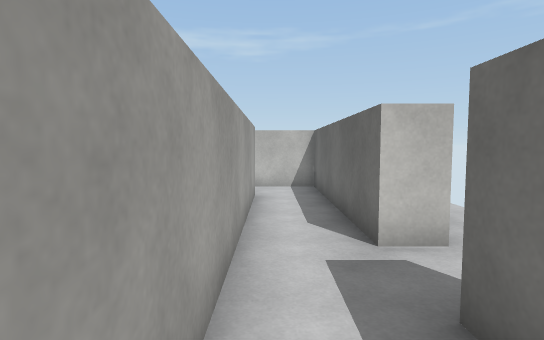
[1] (above)

20 first-person views from a walk through a Unity game level. The camera is 1.4 m above the floor, tilts 4° down and sees 80° across. The floor is counted in squares, 1 m on a side. Each view is taken from the middle of a square. On the plan, view 1 faces up. The plan holds only what a view shows up to about 15 squares ahead; the rest is blank. Surface patterns are stand-ins for the level's own textures.

[2]
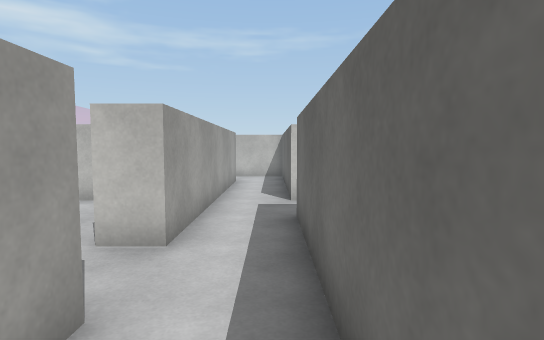

[3]
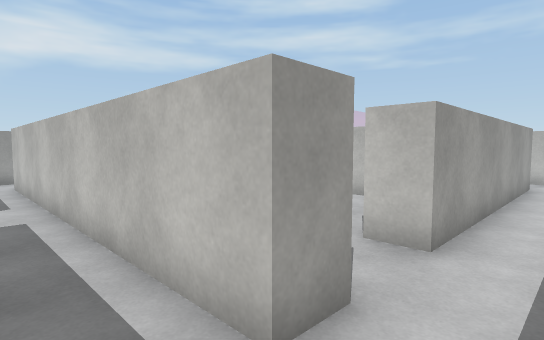

[4]
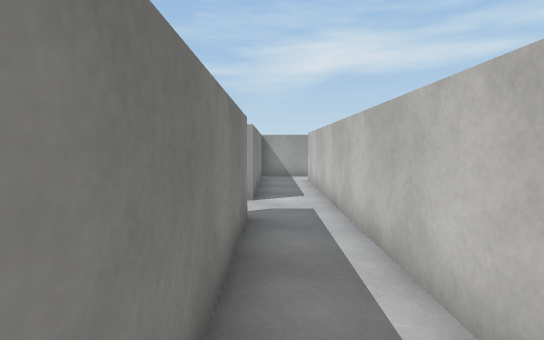

[5]
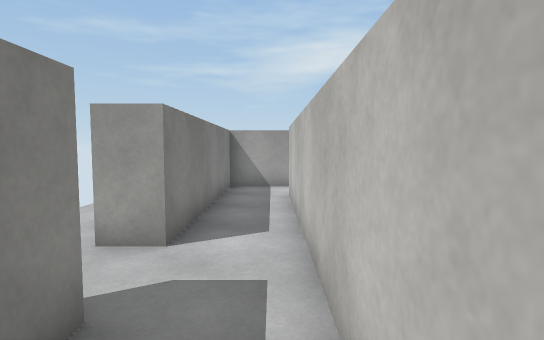

[6]
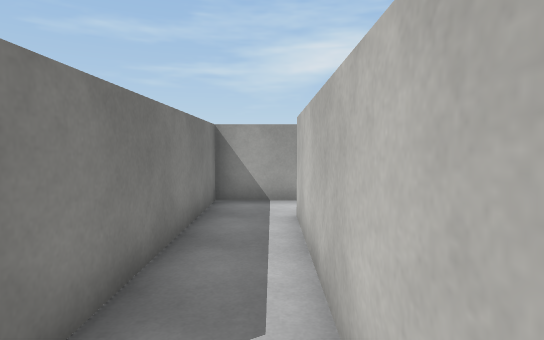

[7]
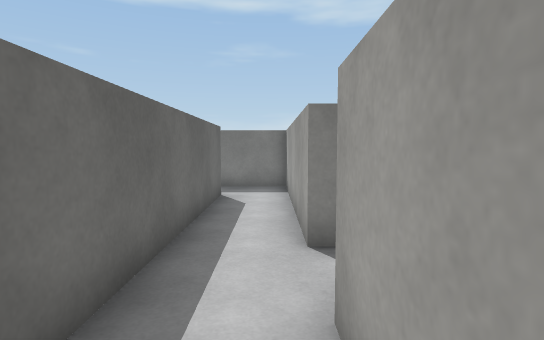

[8]
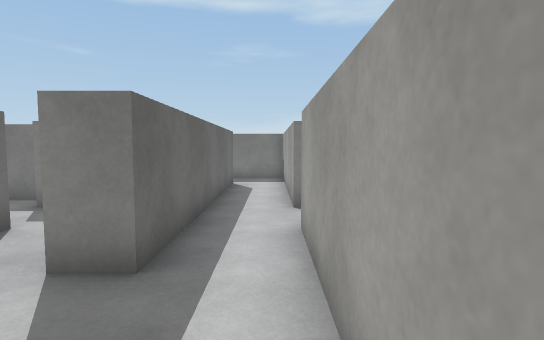

[9]
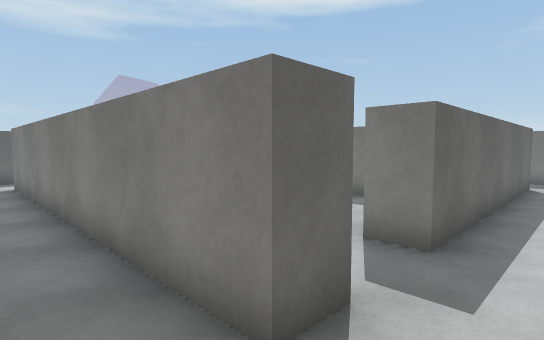

[10]
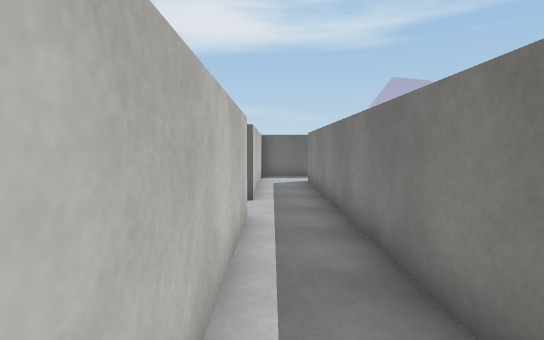

[11]
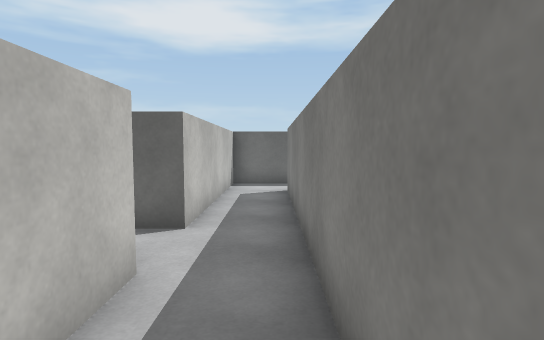

[12]
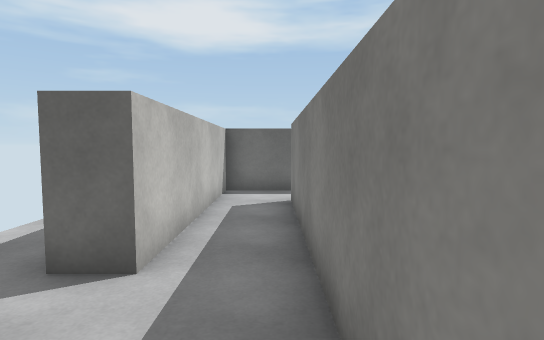

[13]
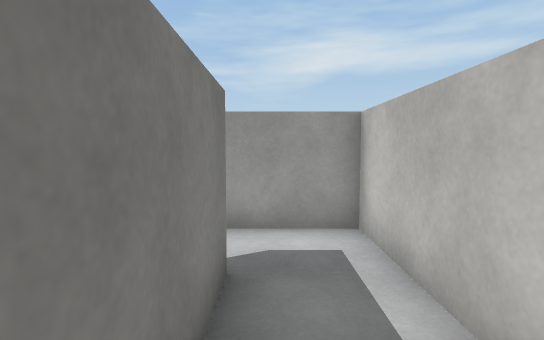

[14]
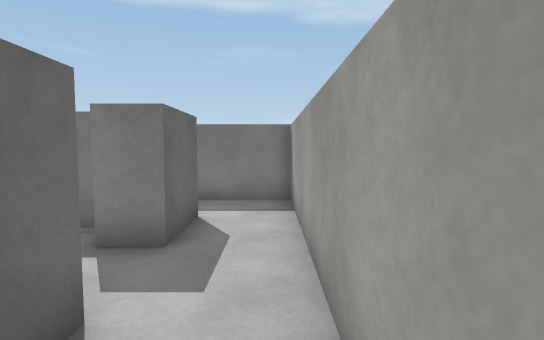

[15]
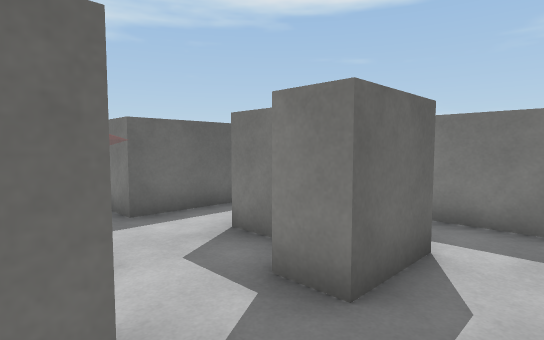

[16]
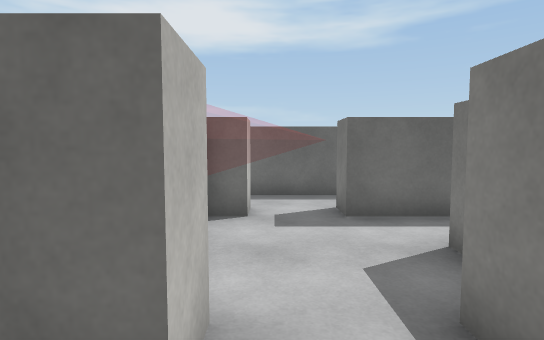

[17]
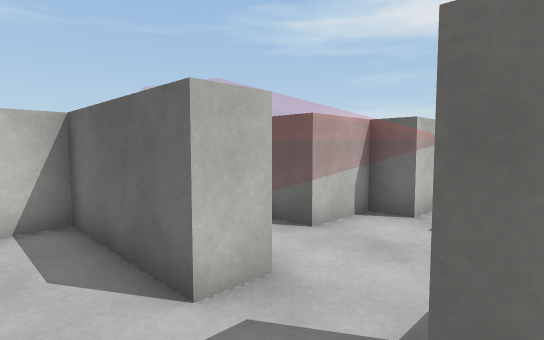

[18]
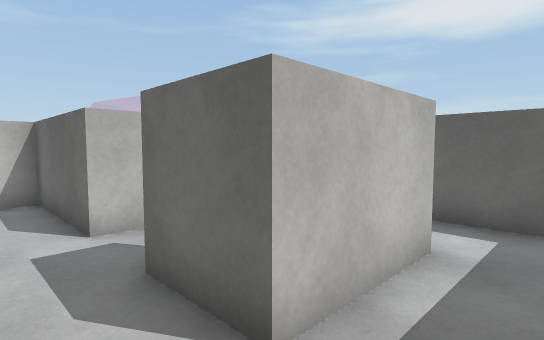

[19]
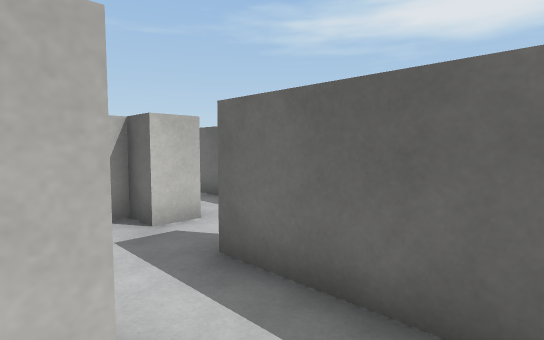

[20]
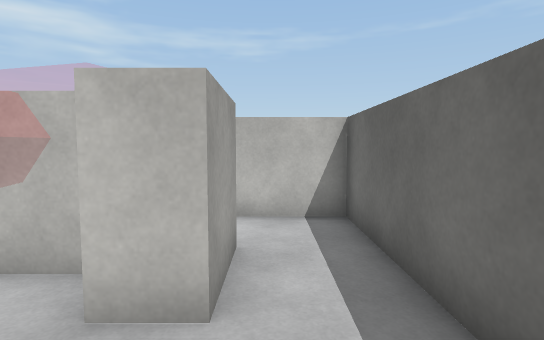

### Floor plan
Ten units are one square. View 1 is at (0, 0); x grows to the right and y downward. Boxes are objects, and circles mark ways between rooms. Rooms are numbered by the first view taken in them; rooms with no view inside come last. Other rooms are left out.
<svg viewBox="-155 -125 180 180">
<path fill="none" stroke="#000" d="M-5 14 -5 25M15 25 15 -5M-55 45 5 45M-145 -25 -145 45 -75 45M-5 25 -125 25 -125 -45M15 35 15 25M-145 -85 -145 -45M-125 -45 -125 -65 -115 -65M-75 -115 -145 -115 -145 -85M15 -45 15 -115 -55 -115M-125 -84 -125 -95 -5 -95 -5 -5M15 -5 15 -25M-115 -65 -115 -45M-95 -45 -95 -85 -105 -85M-115 -45 -115 -5M-95 -5 -95 -25M-64 -5 -95 -5M-115 -5 -115 15 -88 15M-45 9 -45 -6M-35 -65 -35 -45 -45 -45M-45 -25 -35 -25M-15 -20 -15 -85 -38 -85M-45 -45 -45 -55 -65 -55M-45 -6 -45 -25M-80 -15 -65 -15M-95 -25 -85 -25M-85 -45 -95 -45"/>
<circle cx="5" cy="20" r="3" fill="#2a7"/>
<circle cx="5" cy="-15" r="3" fill="#2a7"/>
<circle cx="-135" cy="-55" r="3" fill="#2a7"/>
<circle cx="-135" cy="-90" r="3" fill="#2a7"/>
<circle cx="-120" cy="-75" r="3" fill="#2a7"/>
<circle cx="-105" cy="-55" r="3" fill="#2a7"/>
<circle cx="-105" cy="-15" r="3" fill="#2a7"/>
<circle cx="-90" cy="-35" r="3" fill="#2a7"/>
<circle cx="-55" cy="-10" r="3" fill="#2a7"/>
<circle cx="-40" cy="-35" r="3" fill="#2a7"/>
<circle cx="-70" cy="-20" r="3" fill="#2a7"/>
<text x="0" y="10">1</text>
<text x="-90" y="30">2</text>
<text x="-130" y="-70">3</text>
<text x="-40" y="-100">4</text>
<text x="-110" y="-70">5</text>
<text x="-110" y="-30">6</text>
<text x="-80" y="0">7</text>
<text x="-30" y="-50">8</text>
<text x="-50" y="-30">9</text>
<text x="-80" y="-30">10</text>
</svg>
Room 1 opens to room 2. Room 1 opens to room 4. Room 2 opens to room 3. Room 3 opens to room 4. Room 3 opens to room 5. Room 5 opens to room 6. Room 6 opens to room 7. Room 6 opens to room 10. Room 7 opens to room 9. Room 8 opens to room 9. Room 9 opens to room 10.

Where each view was taken, in squares from view 1:
view 1: 0 up, 0 right, facing up
view 2: 4 down, 1 right, facing up
view 3: 4 down, 1 right, facing up-left
view 4: 4 down, 1 right, facing left
view 5: 3 down, 3 left, facing left
view 6: 3 down, 6 left, facing left
view 7: 7 up, 14 left, facing down
view 8: 10 up, 14 left, facing down
view 9: 11 up, 14 left, facing down-right
view 10: 11 up, 14 left, facing right
view 11: 10 up, 11 left, facing right
view 12: 10 up, 9 left, facing right
view 13: 10 up, 9 left, facing left
view 14: 7 up, 11 left, facing down
view 15: 5 up, 11 left, facing down-right
view 16: 4 up, 11 left, facing right
view 17: 2 up, 11 left, facing up-right
view 18: 1 down, 11 left, facing up-right
view 19: 1 down, 7 left, facing up-right
view 20: 2 up, 3 left, facing up
